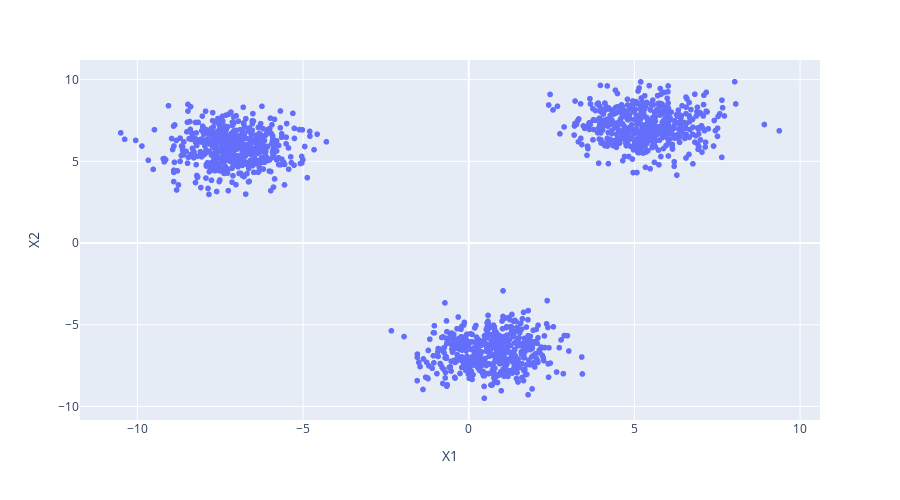

Here is the notebook cell this chart was saved with:
### Code cell
px.scatter(blobs,x = 'X1', y = 'X2' , height=500)

### Figure 1 — Plotly figure (JSON) as saved in the notebook; plotly's stock layout.template omitted (floating-point values rounded to 4 significant figures; data arrays with more than 128 entries replaced by an {"elided": "..."} marker saying what was removed)
{"data": [{"hovertemplate": "X1=%{x}<br>X2=%{y}<extra></extra>", "legendgroup": "", "marker": {"color": "#636efa", "symbol": "circle"}, "mode": "markers", "name": "", "showlegend": false, "type": "scattergl", "x": {"elided": "1500 float values"}, "xaxis": "x", "y": {"elided": "1500 float values"}, "yaxis": "y"}], "layout": {"height": 500, "legend": {"tracegroupgap": 0}, "margin": {"t": 60}, "xaxis": {"anchor": "y", "domain": [0, 1], "title": {"text": "X1"}}, "yaxis": {"anchor": "x", "domain": [0, 1], "title": {"text": "X2"}}}}
